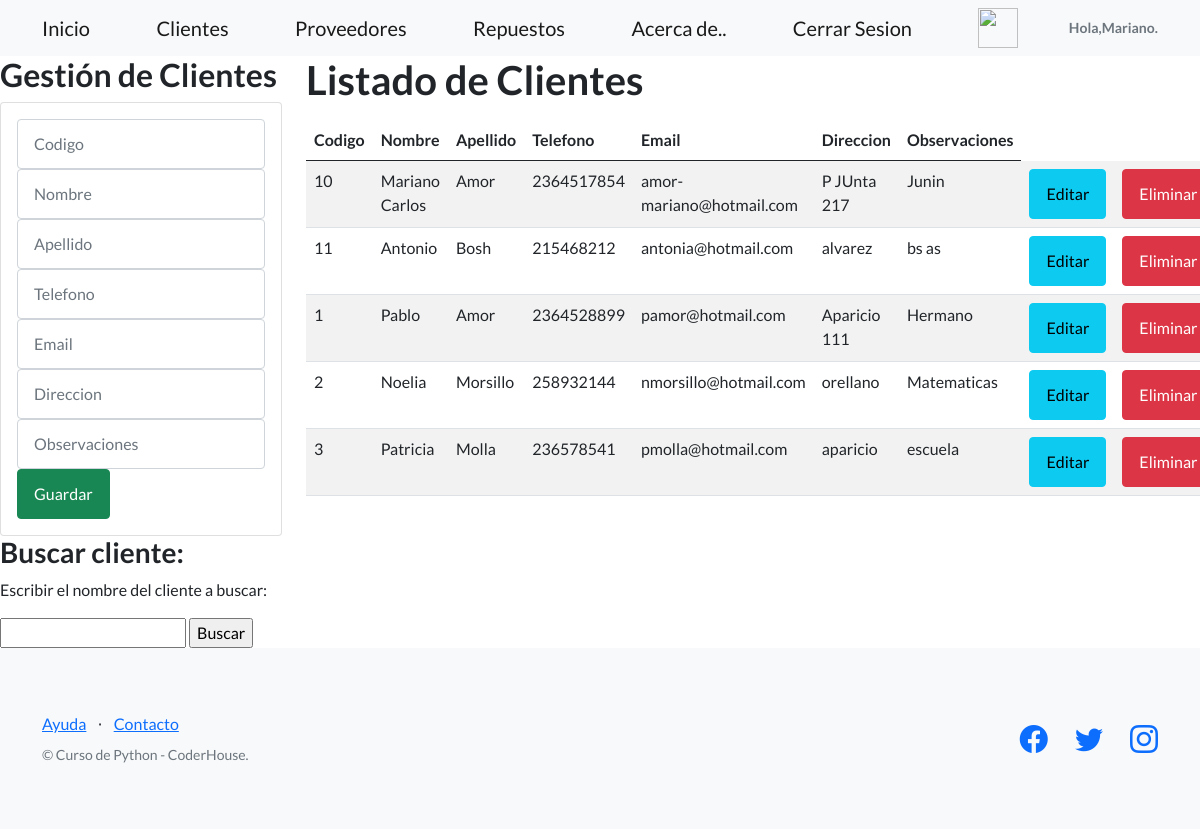
Screenshot of /AppCoder/gestionDeClientes (signed in) with the database file from the repository.
### AppCoder/models.py (models this page shows, shortened)
class Cliente(models.Model):
    codigo = models.CharField(primary_key=True,max_length=6)
    nombre= models.CharField(max_length=30)
    apellido= models.CharField(max_length=30)
    telefono= models.CharField(max_length=30)
    email= models.EmailField()
    direccion= models.CharField(max_length=30)
    observaciones = models.CharField(max_length=140)

### AppCoder/views.py (the view)
# urls.py: path('gestionDeClientes', views.clientes, name="Clientes"),
def clientes(request):
      cliente=Cliente.objects.all()
      return render(request, "AppCoder/gestionDeClientes.html", {"cliente":cliente})

### AppCoder/templates/AppCoder/gestionDeClientes.html (shortened to what this page needs)
{% extends "AppCoder/padre.html" %}
{% load static %}
{% block contenidoQueCambia %}
<div class="row">
    <div class="col-sm-12 col-md-6 col-lg-3 col-xl-3">
        <h2>Gestión de Clientes</h2>
        <div class="card">
            <div class="card-body">
                <form action="/AppCoder/registrarCliente/" method="POST">{% csrf_token %}
                    <div class="form-group">
                        <input type="text" id="txtCodigo" name="txtCodigo" class="form-control" placeholder="Codigo"
                            maxlength="50" required>
                    </div>
                    <div class="form-group">
                        <input type="text" id="txtNombre" name="txtNombre" class="form-control" placeholder="Nombre"
                            maxlength="50" required>
                    </div>
                    <div class="form-group">
                        <input type="text" id="txtApellido" name="txtApellido" class="form-control" placeholder="Apellido"
                            maxlength="50" required>
                    </div>
                    <div class="form-group">
                        <input type="text" id="txtTelefono" name="txtTelefono" class="form-control" placeholder="Telefono"
                            maxlength="50" required>
                    </div>
                    <div class="form-group">
                        <input type="text" id="txtEmail" name="txtEmail" class="form-control" placeholder="Email"
                            maxlength="50" required>
                    </div>
                    <div class="form-group">
                        <input type="text" id="txtDireccion" name="txtDireccion" class="form-control" placeholder="Direccion"
                            maxlength="50" required>
                    </div>
                    <div class="form-group">
                        <input type="text" id="txtObservaciones" name="txtObservaciones" class="form-control" placeholder="Observaciones"
                            maxlength="50" required>
                    </div>
                    <div class="form-group">
                        <button type="submit" class="btn btn-success btn-block text-white">Guardar</button>
                    </div>
                </form>
            </div>
        </div>
    </div>
    <div class="col-sm-12 col-md-6 col-lg-9 col-xl-9">
        <h1>Listado de Clientes</h1>
        <div class="table-responsive py-2">
            <table class="table table-striped">
                <thead>
                    <tr>
                        <th>Codigo</th>
                        <th>Nombre</th>
                        <th>Apellido</th>
                        <th>Telefono</th>
                        <th>Email</th>
                        <th>Direccion</th>
                        <th>Observaciones</th>
                    </tr>
                </thead>
                <tbody>
                    {% for c in cliente %}
                    <tr>
                        <td>{{c.codigo}}</td>
                        <td>{{c.nombre}}</td>
                        <td>{{c.apellido}}</td>
                        <td>{{c.telefono}}</td>
                        <td>{{c.email}}</td>
                        <td>{{c.direccion}}</td>
                        <td>{{c.observaciones}}</td>
                        <td><a href="{% url 'editarCliente' c.codigo %}" class="btn btn-info">Editar</a></td>
                        <td><a href="{% url 'eliminarCliente' c.codigo %}" class="btn btn-danger btnEliminacion">Eliminar</a></td>
                    </tr>
                    {% endfor %}
                </tbody>
            </table>
        </div>
    </div>
</div>
                                        <h3>Buscar cliente:</h3>
                                        <p>Escribir el nombre del cliente a buscar:</p>
                                        <form action="/AppCoder/buscarCliente/" method="GET">
                                            <input type="text", name="nombre", id="nombre">
                                            <input type="submit", value="Buscar">
                                        </form>
{% endblock %}

### AppCoder/templates/AppCoder/padre.html (shortened to what this page needs)
<!DOCTYPE html>
<html lang="en">
    <head>
        {% load static %}
        <link href="https://cdn.jsdelivr.net/npm/bootstrap-icons@1.5.0/font/bootstrap-icons.css" rel="stylesheet" type="text/css" />
        <link href="{%static 'AppCoder/css/styles.css' %}" rel="stylesheet" />
    </head>
    <body>
        <nav class="navbar navbar-light bg-light static-top">
            <div class="container">
                <a class="navbar-brand" href="{% url 'Inicio' %}">Inicio</a>
                <a class="navbar-brand" href="{% url 'Clientes' %}">Clientes</a>
                <a class="navbar-brand" href="{% url 'Proveedores' %}">Proveedores</a>
                <a class="navbar-brand" href="{% url 'Repuestos' %}">Repuestos</a>
                <a class="navbar-brand" href="{% url 'Acercade' %}">Acerca de..</a>
                <a class="navbar-brand" href="{% url 'Logout' %}">Cerrar Sesion</a>
                {% if request.user.is_authenticated %}
                <img src="{{url}}" style="height: 40px; width: 40px; ">
                <h3 class="text-muted small mb-4 mb-lg-0">Hola,{{user.username}}.</h3>
                {% endif %}
            </div>
        </nav>
        {% block contenidoQueCambia %}
        {% endblock %}
        <footer class="footer bg-light">
            <div class="container">
                <div class="row">
                    <div class="col-lg-6 h-100 text-center text-lg-start my-auto">
                        <ul class="list-inline mb-2">
                            <li class="list-inline-item"><a href="#!">Ayuda</a></li>
                            <li class="list-inline-item">⋅</li>
                            <li class="list-inline-item"><a href="#!">Contacto</a></li>
                        </ul>
                        <p class="text-muted small mb-4 mb-lg-0">&copy; Curso de Python - CoderHouse.</p>
                    </div>
                    <div class="col-lg-6 h-100 text-center text-lg-end my-auto">
                        <ul class="list-inline mb-0">
                            <li class="list-inline-item me-4">
                                <a href="#!"><i class="bi-facebook fs-3"></i></a>
                            </li>
                            <li class="list-inline-item me-4">
                                <a href="#!"><i class="bi-twitter fs-3"></i></a>
                            </li>
                            <li class="list-inline-item">
                                <a href="#!"><i class="bi-instagram fs-3"></i></a>
                            </li>
                        </ul>
                    </div>
                </div>
            </div>
        </footer>
    </body>
</html>

### rows the page displays
Cliente: codigo "10", nombre "Mariano Carlos", apellido "Amor", telefono "2364517854", email "amor-mariano@hotmail.com", direccion "P JUnta 217", observaciones "Junin"
Cliente: codigo "11", nombre "Antonio", apellido "Bosh", telefono "215468212", email "antonia@hotmail.com", direccion "alvarez", observaciones "bs as"
Cliente: codigo "1", nombre "Pablo", apellido "Amor", telefono "2364528899", email "pamor@hotmail.com", direccion "Aparicio 111", observaciones "Hermano"
Cliente: codigo "2", nombre "Noelia", apellido "Morsillo", telefono "258932144", email "nmorsillo@hotmail.com", direccion "orellano", observaciones "Matematicas"
Cliente: codigo "3", nombre "Patricia", apellido "Molla", telefono "236578541", email "pmolla@hotmail.com", direccion "aparicio", observaciones "escuela"

### other values shown
{{ user.username }} "Mariano"
